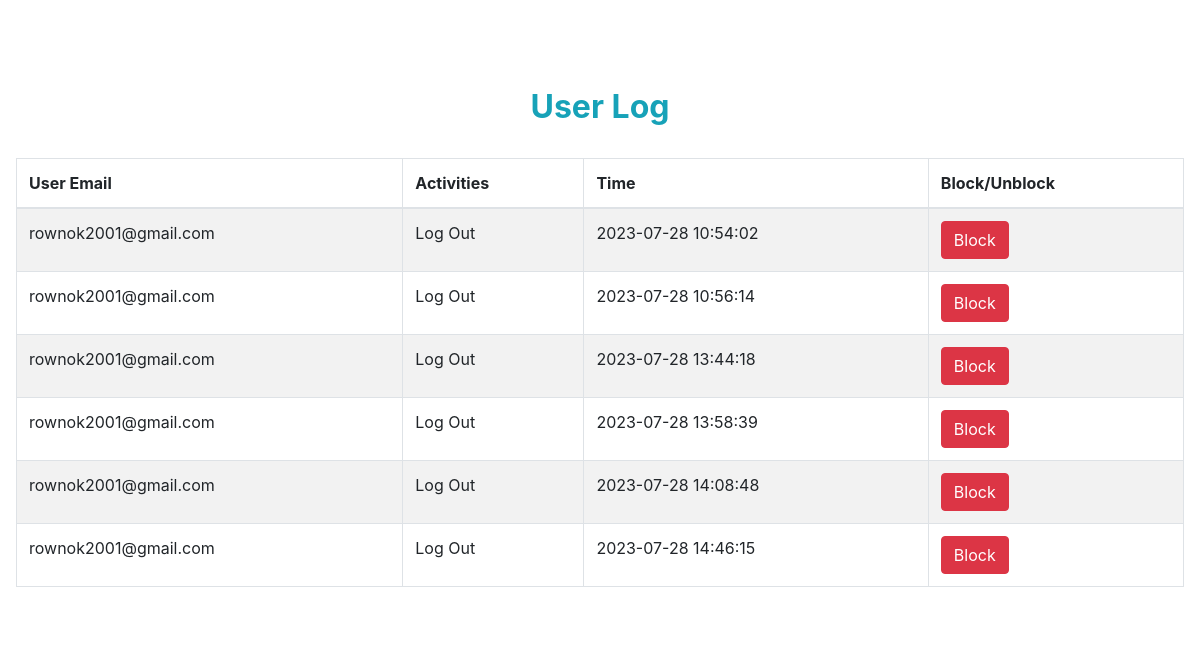
The app's page /userlog.php (signed in), older data.
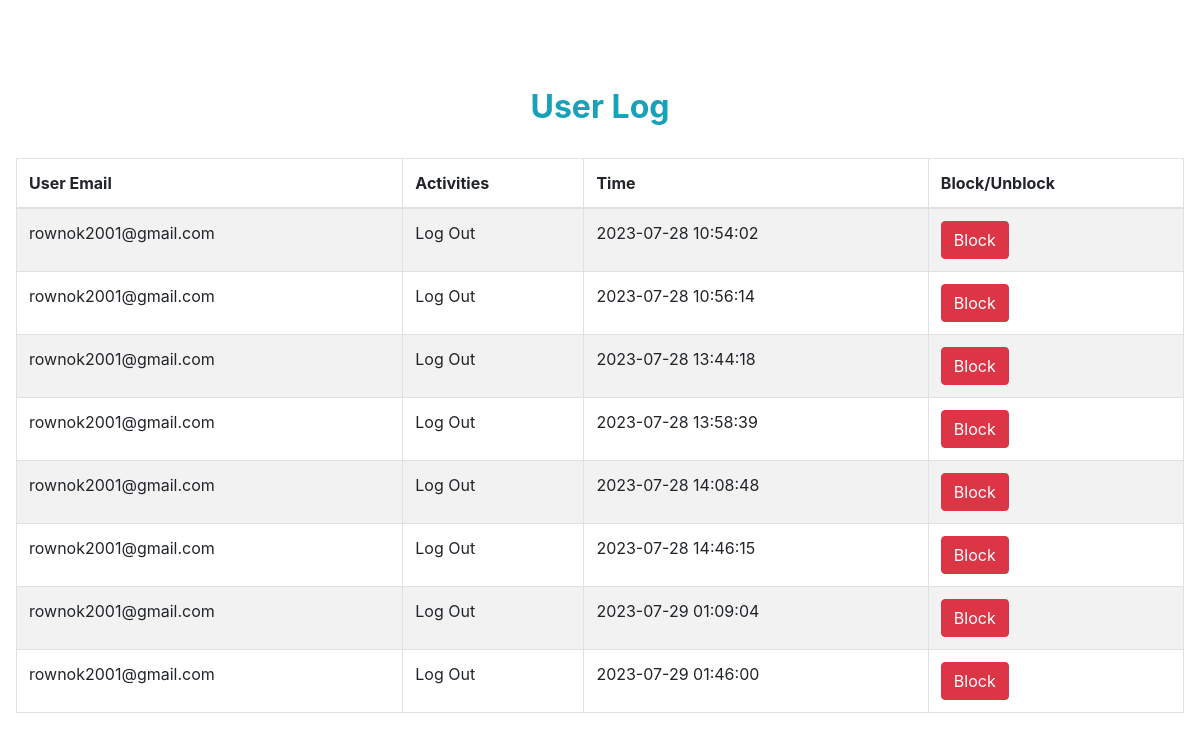
The same page, newer data.
### tables this page shows
CREATE TABLE `log` (
  `id` int(10) NOT NULL,
  `email` varchar(50) NOT NULL,
  `activity` varchar(50) NOT NULL,
  `time` timestamp NOT NULL DEFAULT current_timestamp() ON UPDATE current_timestamp()
);

### userlog.php (the view, shortened to what this page needs)
<!DOCTYPE html>
<html lang="en">
<head>
    <link rel="stylesheet" href="https://cdnjs.cloudflare.com/ajax/libs/twitter-bootstrap/4.5.2/css/bootstrap.css">
    <link rel="stylesheet" href="https://cdn.datatables.net/1.10.23/css/dataTables.bootstrap4.min.css">
</head>
<body>
    <div class="p-3 mb-5 bg-white rounded">
        <h2 class="text-center p-4 text-capitalize text-info top mt-5"><strong>User log</strong></h2>
        <table id="example" class="table table-striped table-bordered" style="width:100%">
            <thead>
                <tr>
                    <th>User Email</th>
                    <th>Activities</th>
                    <th>Time</th>
                    <th>Block/Unblock</th>
                </tr>
            </thead>
            <tbody>
                <?php
                include '_dbconnect.php';
                $sql = "SELECT *  FROM log";
                $result = mysqli_query($con, $sql);
                $num1 = mysqli_num_rows($result);
                if ($num1 > 0) {
                    while ($row = $result->fetch_assoc()) {
                        $u_email=$row["email"];
                ?>
                        <tr>
                            <td> <?php echo $row["email"] ?></td>
                            <td> <?php echo $row["activity"] ?></td>
                            <td> <?php echo $row["time"] ?></td>
                            <?php
                            $sql2 = "SELECT * FROM user where email='$u_email';";
                            $result2 = mysqli_query($con, $sql2);
                            while ($row2 = $result2->fetch_assoc()) {
                                $block= $row2["block"];
                            }
                            ?>
                            <?php if($block=="no"){ ?>
                            <td> <a class="btn btn-danger" href="block.php?id=<?php echo urlencode($row['email'])?>">Block</a> </td>
                            <?php }?>
                        </tr>
                <?php
                    }
                }
                ?>
            </tbody>
        </table>
    </div>
</body>
</html>

Row changes from the older to the newer data that the page shows:
added log: email "rownok2001@gmail.com", activity "Log Out", time "2023-07-29 01:09:04"
added log: email "rownok2001@gmail.com", activity "Log Out", time "2023-07-29 01:46:00"
